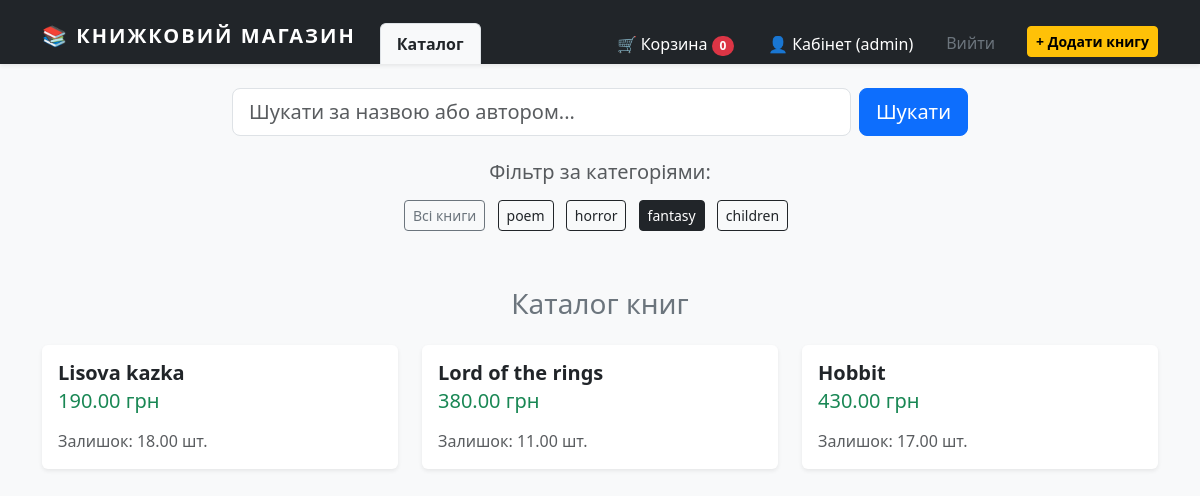
/?category=fantasy (signed in), run on the app's committed database.
### user_management/models.py (models this page shows, shortened)
class CustomUser(AbstractUser):
    email = models.EmailField(max_length=255, unique=True)
    phone_number = models.CharField(max_length=11)

### shop/models.py (models this page shows, shortened)
class Category(models.Model):
    name = models.CharField(max_length=200)
    slug = models.SlugField(max_length=200, unique=True)

class Book(models.Model):
    title = models.CharField(max_length=200)
    author = models.ManyToManyField(Author)
    category = models.ManyToManyField(Category)
    price = models.DecimalField(max_digits=6, decimal_places=2)
    added_at = models.DateTimeField(auto_now_add=True)
    publisher_year = models.IntegerField()
    amount = models.DecimalField(max_digits=6, decimal_places=2)
    available = models.BooleanField(default=True)
    publisher = models.ForeignKey(Publisher, on_delete=models.CASCADE)
    calculated_average = models.DecimalField(max_digits=3, decimal_places=2, default=0.00)

### shop/views.py (the view)
# urls.py: path('', BookListView.as_view(), name='book_list'),
class BookListView(ListView):
    model = Book
    template_name = 'shop/book_list.html'
    context_object_name = 'books'
    paginate_by = 3
    def get_queryset(self):
        queryset = Book.objects.filter(amount__gt=0, available=True)
        query = self.request.GET.get('query')
        category_slug = self.request.GET.get('category')
        if query:
            clean_query = query.strip()
            queryset = queryset.filter(
                Q(title__icontains=clean_query) |
                Q(author__name__icontains=clean_query)
            ).distinct()
        if category_slug:
            queryset = queryset.filter(category__slug=category_slug)
        return queryset
    def get_context_data(self, *, object_list=None, **kwargs):
        context = super(BookListView, self).get_context_data(**kwargs)
        context['categories'] = Category.objects.all()
        return context

### templates/shop/book_list.html (shortened to what this page needs)
{% extends 'shop/base.html' %} {% block content %}
    <div class="row justify-content-center mb-4">
        <div class="col-md-8">
            <form method="get" action="{% url 'shop:book_list' %}" class="d-flex">
                <input class="form-control me-2 form-control-lg" type="search" name="query"
                       placeholder="Шукати за назвою або автором..."
                       value="{{ request.GET.query }}">
                <button class="btn btn-primary btn-lg" type="submit">Шукати</button>
            </form>
        </div>
    </div>
    <div class="text-center mb-5">
        <h5 class="text-muted mb-3">Фільтр за категоріями:</h5>
        <a href="{% url 'shop:book_list' %}" class="btn btn-outline-secondary btn-sm me-2 mb-2 {% if not request.GET.category %}active{% endif %}">
            Всі книги
        </a>
        {% for cat in categories %}
            <a href="?category={{ cat.slug }}{% if request.GET.query %}&query={{ request.GET.query }}{% endif %}"
               class="btn btn-outline-dark btn-sm me-2 mb-2 {% if request.GET.category == cat.slug %}active{% endif %}">
                {{ cat.name }}
            </a>
        {% endfor %}
    </div>
    <h3 class="mb-4 text-secondary text-center">Каталог книг</h3>
    <div class="row row-cols-1 row-cols-md-3 g-4">
        {% for book in books %}
            <div class="col">
                <div class="card h-100 shadow-sm border-0">
                    <div class="card-body">
                        <h5 class="card-title">
                            <a href="{% url 'shop:book_detail' book.pk %}" class="text-decoration-none text-dark fw-bold">
                                {{ book.title }}
                            </a>
                        </h5>
                        <h6 class="card-subtitle mb-3 text-success fs-5">{{ book.price }} грн</h6>
                        <p class="card-text text-muted mb-0">Залишок: {{ book.amount }} шт.</p>
                    </div>
                </div>
            </div>
        {% empty %}
            <div class="col-12">
                <div class="alert alert-warning text-center" role="alert">
                    Книг не знайдено.
                </div>
            </div>
        {% endfor %}
    </div>
{% endblock %}

### templates/shop/base.html (shortened to what this page needs)
{% load static %}
<!DOCTYPE html>
<html lang="uk">
<head>
    <link href="https://cdn.jsdelivr.net/npm/bootstrap@5.3.0/dist/css/bootstrap.min.css" rel="stylesheet">
    <link rel="stylesheet" href="{% static 'css/style.css' %}">
</head>
<body class="bg-light">
    <nav class="navbar bg-dark pt-3 pb-0 shadow-sm">
        <div class="container d-flex flex-wrap align-items-end">
            <a class="navbar-brand fw-bold text-white mb-2 me-4" href="{% url 'shop:book_list' %}">
                📚 Книжковий Магазин
            </a>
            <ul class="nav nav-tabs border-0 flex-grow-1">
                <li class="nav-item">
                    <a class="nav-link active bg-light text-dark fw-bold border-bottom-0" href="{% url 'shop:book_list' %}">
                        Каталог
                    </a>
                </li>
                <li class="nav-item ms-auto">
                    <a class="nav-link text-white" href="#">
                        🛒 Корзина <span class="badge bg-danger rounded-pill">0</span>
                    </a>
                </li>
                {% if user.is_authenticated %}
                    <li class="nav-item">
                        <a class="nav-link text-white" href="#">👤 Кабінет ({{ user.username }})</a>
                    </li>
                    <li class="nav-item">
                        <form method="post" action="{% url 'user_management:logout' %}" class="d-inline">
                            <button type="submit" class="nav-link text-secondary bg-transparent border-0">Вийти</button>
                        </form>
                    </li>
                    {% if user.is_staff %}
                    <li class="nav-item ms-3 mb-1 align-self-center">
                        <a class="btn btn-warning btn-sm fw-bold" href="{% url 'shop:book_create' %}">+ Додати книгу</a>
                    </li>
                    {% endif %}
                {% endif %}
            </ul>
        </div>
    </nav>
    <main class="container mt-4">
        {% block content %}
        {% endblock %}
    </main>
</body>
</html>

### static/css/style.css (style rules this page uses)
.navbar-brand { letter-spacing: 2px; text-transform: uppercase; }

### data on the page
CustomUser: username "admin"
Category: name "poem"
Category: name "horror"
Category: name "fantasy"
Category: name "children"
Book: title "Lisova kazka", price "190.00", amount "18.00"
Book: title "Lord of the rings", price "380.00", amount "11.00"
Book: title "Hobbit", price "430.00", amount "17.00"
